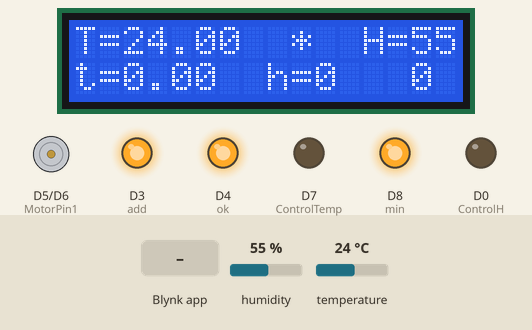
Recording of a sketch running on a simulated ESP8266 (NodeMCU). On the bench: 16×2 character LCD, motor-driver pin pairs drawn as motors (green arrow = first pin HIGH = forward, orange = second pin HIGH = backward, longer = more drive), output pins drawn as LEDs (lit = HIGH). Inputs (shaded band) come from the test bench; at power-on: temperature 24 °C, humidity 55 %. WiFi joins after 1.5 s; servers stay silent unless stated; EEPROM starts erased; what the sketch prints to the serial monitor is not drawn.

Above: at 7.8 s.
7.9 s: Blynk app writes 200 to V0
At 9.4 s:
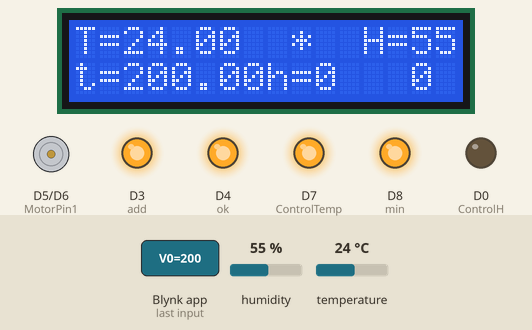
9.8 s: Blynk app writes 200 to V1
At 10.7 s:
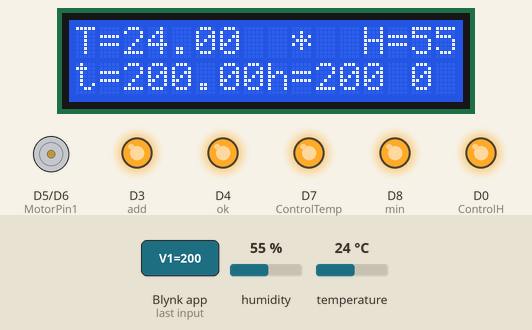
11.9 s: Blynk app writes 1 to V2
At 13.4 s:
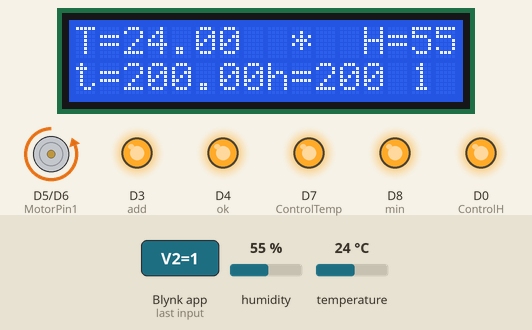
13.7 s: Blynk app writes 1 to V0
At 15.4 s:
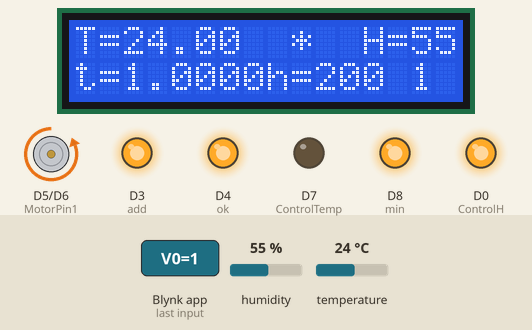
15.7 s: Blynk app writes 1 to V1
At 17.3 s:
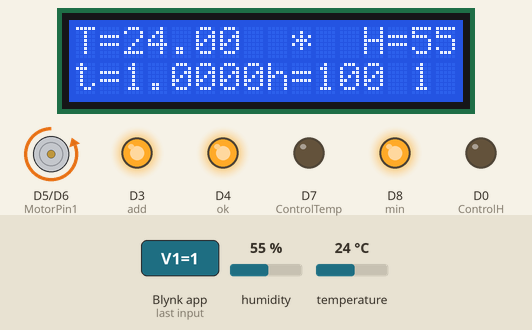
17.7 s: temperature set to 0 °C
At 19.8 s:
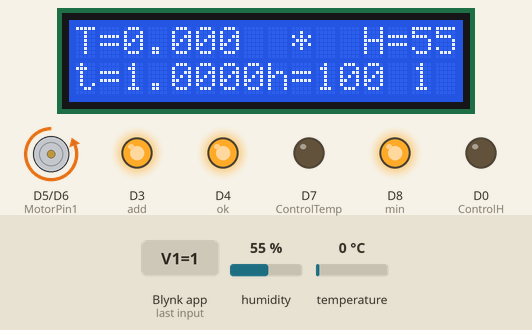
Timing chart, 0 to 61.7 s (numbered marks = the images above; inputs shaded):
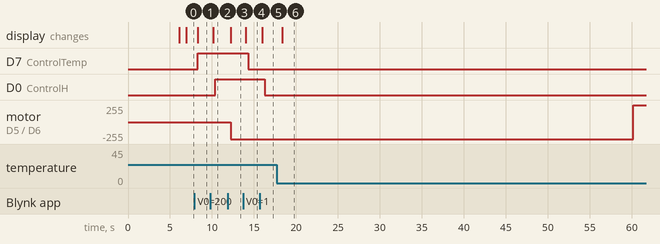

Measured:
- after the input at 7.9 s, D7 (ControlTemp): LOW → HIGH after 0.41 s; the display: changes after 0.41 s (image 1)
- after the input at 9.8 s, D0 (ControlH): LOW → HIGH after 0.61 s; the display: changes after 0.37 s (image 2)
- after the input at 11.9 s, motor on D5 (MotorPin1) / D6 (MotorPin2): stopped → backward 255/255 after 0.35 s; the display: changes after 0.35 s (image 3)
- after the input at 13.7 s, D7 (ControlTemp): HIGH → LOW after 0.59 s; the display: changes after 0.34 s (image 4)
- after the input at 15.7 s, D0 (ControlH): HIGH → LOW after 0.57 s; the display: changes after 0.30 s (image 5)
- after the input at 17.7 s, the display: changes after 0.69 s (image 6)

The sketch:

Mafcas.ino
```cpp
#define BLYNK_PRINT Serial
#include <Wire.h>   //  library for I2C protocol
#include <LiquidCrystal_I2C.h>
#include <EEPROM.h>
#include <ESP8266WiFi.h>
#include <BlynkSimpleEsp8266.h>
#include "DHT.h"
#define MotorPin1 14 //D5
#define MotorPin2 12 //D6
#define ControlTemp D7 //D7 اللمبات
#define ControlH D0 // D8
#define PinDhtMaf D9 //D3
//============Mafcas===============
bool boolMon = 0, boolHon = 0;
bool control = 0;
int number = 0;
#define add D3
#define min D8
#define ok 2//tx
bool Connected2Blynk = false;
//#define controlHhad 16 //D0
//#define controlThad 5 //D1
//#define PinDhtHad 0 //D3
int i = 1, h = 46, TimerController = 30, HH = 46 ;
bool x = 0 , boolMotor1 = 0, boolMotor2 = 0;
float temp = 37.33   ;
unsigned long  time2;
char ssid[]            = "aser";
char pass[]            = "@@@@####";
char auth[]            = "ghMpzrKxb_7cPj6zGSPuqY5ASxNZ7PH4";
char server[]          = "blynk-cloud.com";
unsigned int port      = 8442;

DHT dhtMaf(PinDhtMaf, DHT11);
LiquidCrystal_I2C lcd(0x27, 16, 2);
BlynkTimer timer1;
//DHT dhtHad(PinDhtHad, DHT11);
BLYNK_WRITE(V0)
{
  temp = param.asFloat();
  char s[3];
  String a = dtostrf(temp, 1, 3, s);
  for (int i = 0; i < a.length(); ++i)
  {
    EEPROM.write(i, a[i]);
    Serial.print("Wrote: ");
    Serial.println(a[i]);
  }
  EEPROM.commit();
  Serial.print ("temp = ");
  Serial.println (a);
}
BLYNK_WRITE(V1)
{
  h = param.asInt(); // assigning incoming value from pin V1 to a variable
  String ass = String(h);
  for (int i = 700; i < ass.length() + 700; ++i)
  {
    EEPROM.write(i, ass[i - 700]);
    Serial.print("Wrote: ");
    Serial.println(ass[i - 700]);
  }
  EEPROM.commit();
  Serial.print ("H = ");
  Serial.println (ass);
}
BLYNK_WRITE(V2)
{
  TimerController = param.asInt(); // assigning incoming value from pin V1 to a variable
  String ass = String(TimerController);
  for (int i = 60; i < ass.length() + 60; ++i)
  {
    EEPROM.write(i, ass[i - 60]);
    Serial.print("Wrote: ");
    Serial.println(ass[i - 60]);
  }
  EEPROM.commit();
  Serial.print ("TimerController = ");
  Serial.println(ass);
  Serial.println (ass.length());
}

void setup() {
  Serial.begin (9600);
  EEPROM.begin(1024);
  delay(20);
  dhtMaf.begin();
  pinMode (ok, 1);


  WiFi.begin(ssid, pass);

  Serial.println("");
  Serial.println("WiFi connected");
  Serial.println("IP address: ");
  Serial.println(WiFi.localIP());


  //  Blynk.begin(auth, ssid, pass);
  pinMode (MotorPin1, OUTPUT );
  pinMode (MotorPin2, OUTPUT);
  pinMode (ControlTemp, OUTPUT);
  pinMode (ControlH, OUTPUT);

  String e = "0";
  timer1.setInterval(3000L, timer);
  for (int i = 0; i < 33; ++i)
  {
    e += char(EEPROM.read(i));
    //    Serial.println("rread");
  }
  temp = e.toFloat();
  delay (2000);
  String dd = "";
  for (int i = 60; i < 80; ++i)
  {
    dd += char(EEPROM.read(i));
  }
  TimerController = dd.toInt();
  String ZZ = "";
  for (int i = 520; i < 530; ++i)
  {
    ZZ += char(EEPROM.read(i));

  } delay (2000);
  HH = ZZ.toFloat();
  String QQ = "";
  for (int i = 700 ; i < 710; ++i)
  {
    QQ += char(EEPROM.read(i));
  } delay (2000);
  h = QQ.toInt();
  Serial.println();
  //  Serial.print("temp: ");
  //  Serial.println(temp);


  //  Serial.print ("Time Controller = ");
  //  Serial.println (TimerController);
  //
  //  Serial.print ("h= ");
  //  Serial.println (h);

  lcd.init();                      // initialize the lcd
  lcd.backlight();
  pinMode (add, 1);
  pinMode (min, 1);
  pinMode (D9, 1);
  digitalWrite(add, 1);
  digitalWrite(min, 1);
  digitalWrite(ok, 1);
  while (WiFi.status() != WL_CONNECTED) {
    TimerMotor(TimerController);
    ControllerTemperatureMaf(temp, h);
    controlScreen();
    Serial.print(".");
  }

  Blynk.config(auth);  // in place of Blynk.begin(auth, ssid, pass);
  Blynk.connect(3333);  // timeout set to 10 seconds and then continue without Blynk
  while (Blynk.connect() == false) {
    // Wait until connected
    Serial.println ("false");
    TimerMotor(TimerController);
    ControllerTemperatureMaf(temp, h);
    controlScreen();
  }
  Serial.println("Connected to Blynk server");
  timer1.setInterval(500L, timer);
  Blynk.virtualWrite(V0, temp);
  Blynk.virtualWrite(V1, h);
  Blynk.virtualWrite(V2, TimerController);


}
void timer() {
  TimerMotor(TimerController);
  ControllerTemperatureMaf(temp, h);
  Connected2Blynk = Blynk.connected();

  if (!Connected2Blynk) {
    Serial.println("Not connected to Blynk server");
    controlScreen();
    Blynk.connect(3333);  // timeout set to 10 seconds and then continue without Blynk
  }
  else {
    //    Serial.println("Connected to Blynk server");
  }
  //  ControllerHad(TH, HH);
}

void loop() {
  Blynk.run() ;
  //      Serial.println ("kk");

  controlScreen();
  timer1.run();
}
void controlScreen() {
  delay(200);
  if (digitalRead(ok) == 0) {
    delay(200);
    if (control == 1 && number == 1) {
      char s[3];
      String a = dtostrf(temp, 1, 3, s);
      for (int i = 0; i < a.length(); ++i)
      {
        EEPROM.write(i, a[i]);
        Serial.print("Wrote: ");
        Serial.println(a[i]);
      }
      EEPROM.commit();
      Serial.print ("=================================");
      delay(1000);
    }
    if (control == 1 && number == 2) {
      String ass = String(h);
      for (int i = 700; i < ass.length() + 700; ++i)
      {
        EEPROM.write(i, ass[i - 700]);
        Serial.print("Wrote: ");
        Serial.println(ass[i - 700]);
      }
      EEPROM.commit();

      Serial.print ("H = ");
      Serial.println (ass);
      Serial.print ("==========================================");
      delay(1000);
    }
    if (control == 1 && number == 3) {
      String ass = String(TimerController);
      for (int i = 60; i < ass.length() + 60; ++i)
      {
        EEPROM.write(i, ass[i - 60]);
        Serial.print("Wrote: ");
        Serial.println(ass[i - 60]);
      }
      EEPROM.commit();
      Serial.print ("============================================");
      delay(1000);
    }
    control = !control;

  }
  if (control == 0) {
    if (digitalRead(add) == 0) {
      delay(200);
      if (number  < 4) {
        number ++;
      }
      if (number == 4)
      {
        number = 0;
      }
    }

    if (digitalRead(min) == 0) {
      delay(200);
      if (number > 0) {
        number --;
      }
      else {
        number = 3;
      }
    }
  }
  if (control == 1) {
    if ( number == 0) {
      lcd.setCursor(8, 0);
      lcd.print ("    ");
    }
    else if ( number == 1) {
      lcd.setCursor(8, 0);
      lcd.print ("*T* ");
    }
    else if ( number == 2) {
      lcd.setCursor(8, 0);
      lcd.print ("*H* ");
    }
    else if ( number == 3) {
      lcd.setCursor(8, 0);
      lcd.print ("*C* ");
    }
  }
  if (control == 0) {
    if ( number == 0) {
      lcd.setCursor(8, 0);
      lcd.print (" *  ");
    }
    else if ( number == 1) {
      lcd.setCursor(8, 0);
      lcd.print (" T  ");
    }
    else if ( number == 2) {
      lcd.setCursor(8, 0);
      lcd.print (" H  ");
    }
    else if ( number == 3) {
      lcd.setCursor(8, 0);
      lcd.print (" c  ");
    }
  }
  if (control == 1 && number == 1) {
    if (digitalRead(add) == 0) {
      if (temp <= 40) {
        temp = temp + 0.1;
      }
      delay(50);
    }
    if (digitalRead(min ) == 0) {
      if (temp > 0) {
        temp = temp - 0.1;
      }  delay(50);
    }
  }
  if (control == 1 && number == 2) {
    if (digitalRead(add) == 0) {
      if (h <= 99) {
        h++;
      }
      delay(200);
    }
    if (digitalRead(min ) == 0) {
      if (h > 40) {
        h--;
      }  delay(200);
    }
  }
  if (control == 1 && number == 3) {
    if (digitalRead(add) == 0) {
      if (TimerController <  60) {
        TimerController++;
      }
      delay(200);
    }
    if (digitalRead(min ) == 0) {
      if (TimerController > 0) {
        TimerController--;
      }  delay(200);
    }
  }
  lcd.setCursor(0, 1);
  lcd.print ("t=");
  lcd.print (temp);
  lcd.setCursor(8, 1);
  lcd.print ("h=");
  lcd.print (h);
  lcd.setCursor(14, 1);
  lcd .print (TimerController);
  if (TimerController < 10) {
    lcd .print (" ");
  }
}
void ControllerTemperatureMaf (float TController, int HController) {
  int HH = dhtMaf.readHumidity();
  // Read temperature as Celsius (the default)
  float t = dhtMaf.readTemperature();
  // Read temperature as Fahrenheit (isFahrenheit = true)
  float f = dhtMaf.readTemperature(true);
  float hif = dhtMaf.computeHeatIndex(f, h);
  float hic = dhtMaf.computeHeatIndex(t, h, false);
  if (t < TController - 5) {
    Blynk.notify("الحراره ممنخفضه");
  }
  if (h < HH - 15) {
    Blynk.notify("الرطوبه منخفضه");
  }

  if (isnan(HH) || isnan(t)) {
    HH = 0;
    t = 0;
    if (boolMon == 0) {
      Blynk.notify("حساس المفقس لايعمل");
      boolMon = 1;
    }
  }
  lcd.setCursor(0, 0);
  lcd.print ("T=");
  lcd.print (t);
  lcd.setCursor(11, 0);
  lcd.print (" H=");
  lcd .print (HH);
  if (HH > 0 || t > 0 ) {
    boolMon = 0;
  }
  Blynk.virtualWrite(V4, HH);
  Blynk.virtualWrite(V3, t);

  if (TController <= t) {
    digitalWrite(ControlTemp, LOW);
    //    Serial.println ("LOW");
    //    Serial.println (digitalRead(ControlTemp));
  }
  if (TController - 1.5 > t && t > 0) {
    digitalWrite(ControlTemp, HIGH);
    //    Serial.print ("HIGH     t= ");
    //    Serial.println (t);
  }
  if (HController <= HH) {
    digitalWrite(ControlH, LOW);
  }
  if (HController - 5 > HH && HH > 0) {
    digitalWrite(ControlH, HIGH);
  }
}


void TimerMotor (int time ) {
  int m = 0;
  Serial.print ("i= ");
  Serial.print (i);
  Serial.print ("    111 -=== ");
  Serial.print (digitalRead(MotorPin1));
  Serial.print ("     222 -=== ");
  Serial.print (digitalRead(MotorPin2));
  Serial.print ("      timer = ");
  m = TimerController * 60 * 1000;
  if (m > 0) {
    time2 = millis ();
    Serial.print(m * i - time2);
    Serial.print ("     m = ");
    Serial.print (m);
    if ( m * i  < time2 ) {
      if (time2 < 3000) {
        i = 1;
      }
      i++;
      x = !x;
    }
    if (x == 0) {
      digitalWrite(MotorPin1, LOW);
      if (boolMotor1 == 0) {
        boolMotor2 = 0;
        boolMotor1 = 1;
      }
      digitalWrite(MotorPin2, HIGH);
    }
    else if (x == 1) {
      digitalWrite(MotorPin2, LOW);
      if (boolMotor2 == 0) {
        boolMotor1 = 0;
        boolMotor2 = 1;
      }
      digitalWrite(MotorPin1, HIGH);
    }
  }
  if (i % 2 == 0) {
    Blynk.virtualWrite(V5, "قرش");
  } else {
    Blynk.virtualWrite(V5, "برغ");
  }
  int first = m*i-time2;
  int secand =(first/1000);
  int ende=(secand/60)+1;

  Serial.print ("   ende = ");
  Serial.println (ende);
  Blynk.virtualWrite(V6, ende);
}
```
